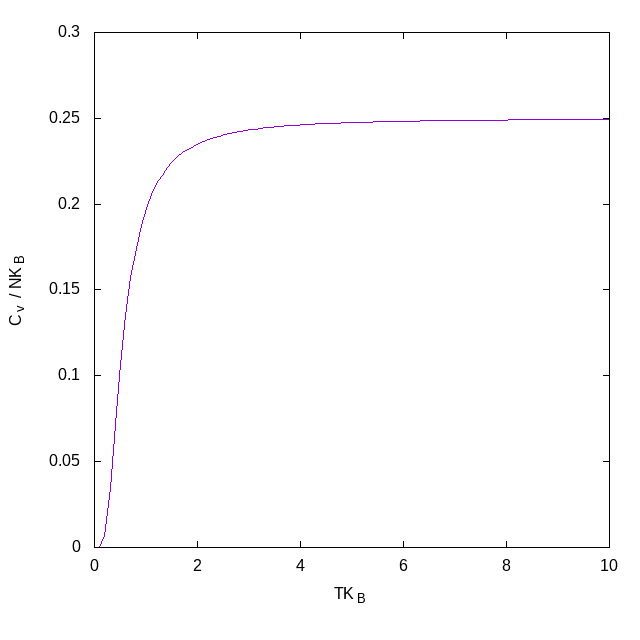

Source code (gnuplot):
set terminal png size 640,640
set output 'Cv_Tk.png'

set size square
#set format y "%.1t"

set xrange [0:10]
set yrange [0:0.3]

#set key box
set key height 0.1
set key width 0.2
set key spacing 1.5
set xlabel 'TK_B'
set ylabel 'C_v / NK_B'

f(x,ea,eb)=(ea-eb)**2*exp((ea-eb)/x)/((1+exp((ea-eb)/x))**2)

plot f(x,0,1) notitle
reset


set terminal png size 640,640
set output 'L_Tk.png'

set size square
#set format y "%.1t"

set xrange [0:100]
#set yrange [0:0.3]

#set key box
set key height 0.1
set key width 0.2
set key spacing 1.5
set xlabel 'TK_B'
set ylabel 'L / Na'

a=1
b=2

g(x,ea,eb)=(1+exp((ea-eb)/x)*b/a)/(1+exp((ea-eb)/x))

plot g(x,0,1) notitle
reset